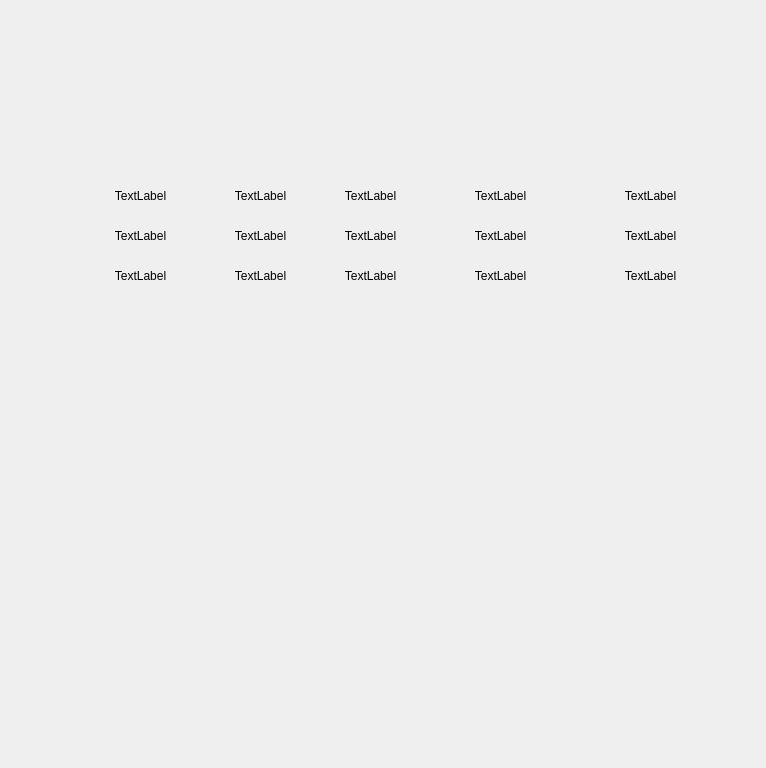
<?xml version="1.0" encoding="UTF-8"?>
<ui version="4.0">
 <class>DeviceViewWidget</class>
 <widget class="QWidget" name="DeviceViewWidget">
  <property name="geometry">
   <rect>
    <x>0</x>
    <y>0</y>
    <width>766</width>
    <height>768</height>
   </rect>
  </property>
  <property name="windowTitle">
   <string>Form</string>
  </property>
  <widget class="QLabel" name="lbtitle_1">
   <property name="geometry">
    <rect>
     <x>80</x>
     <y>175</y>
     <width>121</width>
     <height>41</height>
    </rect>
   </property>
   <property name="text">
    <string>TextLabel</string>
   </property>
   <property name="alignment">
    <set>Qt::AlignCenter</set>
   </property>
  </widget>
  <widget class="QLabel" name="lbtitle_2">
   <property name="geometry">
    <rect>
     <x>200</x>
     <y>175</y>
     <width>121</width>
     <height>41</height>
    </rect>
   </property>
   <property name="text">
    <string>TextLabel</string>
   </property>
   <property name="alignment">
    <set>Qt::AlignCenter</set>
   </property>
  </widget>
  <widget class="QLabel" name="lbtitle_3">
   <property name="geometry">
    <rect>
     <x>320</x>
     <y>175</y>
     <width>101</width>
     <height>41</height>
    </rect>
   </property>
   <property name="text">
    <string>TextLabel</string>
   </property>
   <property name="alignment">
    <set>Qt::AlignCenter</set>
   </property>
  </widget>
  <widget class="QLabel" name="lbtitle_4">
   <property name="geometry">
    <rect>
     <x>420</x>
     <y>175</y>
     <width>161</width>
     <height>41</height>
    </rect>
   </property>
   <property name="text">
    <string>TextLabel</string>
   </property>
   <property name="alignment">
    <set>Qt::AlignCenter</set>
   </property>
  </widget>
  <widget class="QLabel" name="lbtitle_5">
   <property name="geometry">
    <rect>
     <x>580</x>
     <y>175</y>
     <width>141</width>
     <height>41</height>
    </rect>
   </property>
   <property name="text">
    <string>TextLabel</string>
   </property>
   <property name="alignment">
    <set>Qt::AlignCenter</set>
   </property>
  </widget>
  <widget class="QLabel" name="lbrow1_1">
   <property name="geometry">
    <rect>
     <x>80</x>
     <y>215</y>
     <width>121</width>
     <height>41</height>
    </rect>
   </property>
   <property name="text">
    <string>TextLabel</string>
   </property>
   <property name="alignment">
    <set>Qt::AlignCenter</set>
   </property>
  </widget>
  <widget class="QLabel" name="lbrow2_1">
   <property name="geometry">
    <rect>
     <x>80</x>
     <y>255</y>
     <width>121</width>
     <height>41</height>
    </rect>
   </property>
   <property name="text">
    <string>TextLabel</string>
   </property>
   <property name="alignment">
    <set>Qt::AlignCenter</set>
   </property>
  </widget>
  <widget class="QLabel" name="lbrow1_2">
   <property name="geometry">
    <rect>
     <x>200</x>
     <y>215</y>
     <width>121</width>
     <height>41</height>
    </rect>
   </property>
   <property name="text">
    <string>TextLabel</string>
   </property>
   <property name="alignment">
    <set>Qt::AlignCenter</set>
   </property>
  </widget>
  <widget class="QLabel" name="lbrow2_2">
   <property name="geometry">
    <rect>
     <x>200</x>
     <y>255</y>
     <width>121</width>
     <height>41</height>
    </rect>
   </property>
   <property name="text">
    <string>TextLabel</string>
   </property>
   <property name="alignment">
    <set>Qt::AlignCenter</set>
   </property>
  </widget>
  <widget class="QLabel" name="lbrow1_3">
   <property name="geometry">
    <rect>
     <x>320</x>
     <y>215</y>
     <width>101</width>
     <height>41</height>
    </rect>
   </property>
   <property name="text">
    <string>TextLabel</string>
   </property>
   <property name="alignment">
    <set>Qt::AlignCenter</set>
   </property>
  </widget>
  <widget class="QLabel" name="lbrow2_3">
   <property name="geometry">
    <rect>
     <x>320</x>
     <y>255</y>
     <width>101</width>
     <height>41</height>
    </rect>
   </property>
   <property name="text">
    <string>TextLabel</string>
   </property>
   <property name="alignment">
    <set>Qt::AlignCenter</set>
   </property>
  </widget>
  <widget class="QLabel" name="lbrow1_4">
   <property name="geometry">
    <rect>
     <x>420</x>
     <y>215</y>
     <width>161</width>
     <height>41</height>
    </rect>
   </property>
   <property name="text">
    <string>TextLabel</string>
   </property>
   <property name="alignment">
    <set>Qt::AlignCenter</set>
   </property>
  </widget>
  <widget class="QLabel" name="lbrow2_4">
   <property name="geometry">
    <rect>
     <x>420</x>
     <y>255</y>
     <width>161</width>
     <height>41</height>
    </rect>
   </property>
   <property name="text">
    <string>TextLabel</string>
   </property>
   <property name="alignment">
    <set>Qt::AlignCenter</set>
   </property>
  </widget>
  <widget class="QLabel" name="lbrow1_5">
   <property name="geometry">
    <rect>
     <x>580</x>
     <y>215</y>
     <width>141</width>
     <height>41</height>
    </rect>
   </property>
   <property name="text">
    <string>TextLabel</string>
   </property>
   <property name="alignment">
    <set>Qt::AlignCenter</set>
   </property>
  </widget>
  <widget class="QLabel" name="lbrow2_5">
   <property name="geometry">
    <rect>
     <x>580</x>
     <y>255</y>
     <width>141</width>
     <height>41</height>
    </rect>
   </property>
   <property name="text">
    <string>TextLabel</string>
   </property>
   <property name="alignment">
    <set>Qt::AlignCenter</set>
   </property>
  </widget>
 </widget>
 <resources/>
 <connections/>
</ui>
